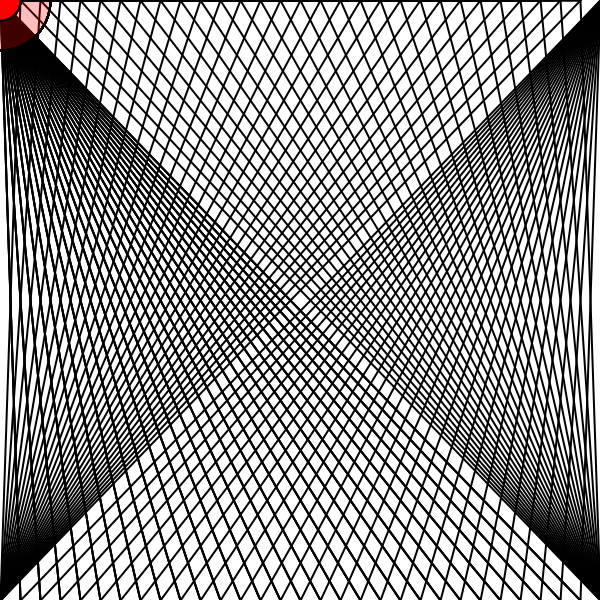
Frame 1 (no input)
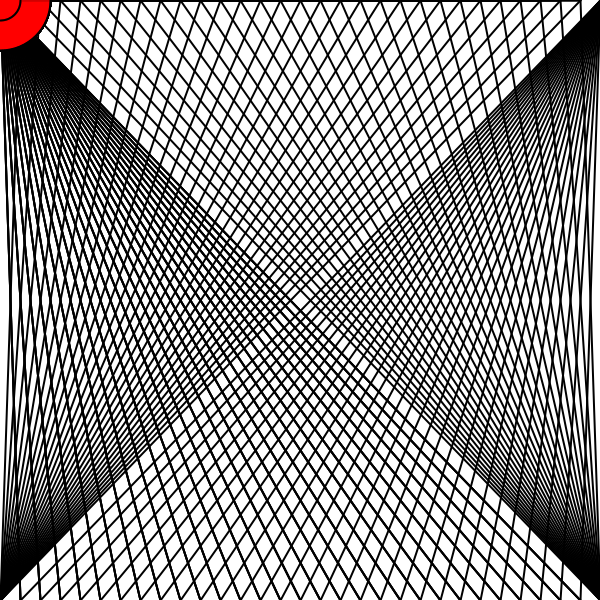
Frame 60 (the mouse pressed at the canvas centre just before this capture)
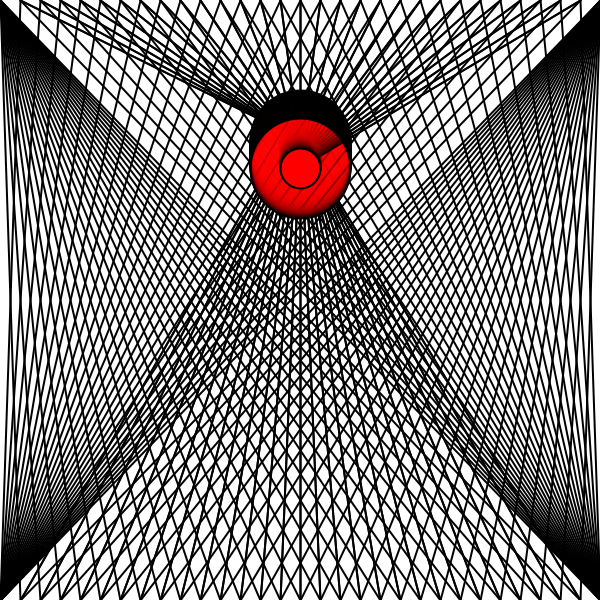
Frame 120 (the mouse held since frame 60 and released just before this capture)

The Processing sketch that drew these frames (run headless with seeded random() and noise(); from frame 60 on, the mouse is pressed at the canvas centre):

// Processing sketch: processing_91877
// ── processing_91877.pde

//Loris Uzan
//3/5/2013

int a=0;
int b=1;
float c=0;
float d=0.2;

void setup () {
  size(600, 600);
  strokeWeight(2);
  frameRate(30);
  smooth();
}

void draw () {
  background(255);
  stroke(0);
  for (int x=20; x<width; x+=20) {
    line(0, 0, x, height);
    line(width, 0, x, height);
    line(mouseX, mouseY+a, x, height);
    line(mouseX, mouseY+a, x, height);
    if (mousePressed) {
      a+=b;
      if (mouseY+a>height) {
        b=-1;
      }
      if (mouseY+a<0) {
        b=1;
      }
    }
  }
  for (int x=20; x<width; x+=20) {
    line(0, 600, x, 0);
    line(width, 600, x, 0);
    line(mouseX, mouseY+a, x, 0);
    line(mouseX, mouseY+a, x, 0);
    if (mousePressed) {
      a+=b;
      if (mouseY+a>height) {
        b=-1;
      }
      if (mouseY+a<0) {
        b=1;
      }
    }
    
    c=c+d;
    fill(255, 0, 0, c);
    ellipse(mouseX, mouseY+a, 100, 100);
    if (c>255) {
      d=-0.1;
    }
    if (c<0) {
      d=0.1;
    }
    fill(255, 0, 0);
    ellipse(mouseX, mouseY+a, 40, 40);
  }
}
